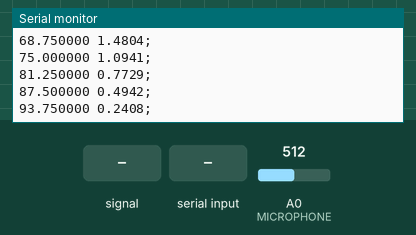
Recording of a sketch running on a simulated Arduino Uno, built with avr-gcc and run on an emulated ATmega328P. Shown: the last lines printed to the serial monitor. Inputs (shaded band) come from the test bench; at power-on: A0 (MICROPHONE) = 512.

Above: at 1.2 s.
1.3 s: A0 (MICROPHONE) fed a 200 Hz sine of ±81 counts around its level
At 1.95 s:
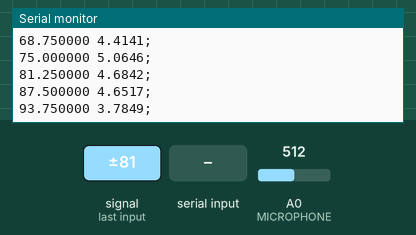
2.8 s: A0 (MICROPHONE) set to 504
At 3.29 s:
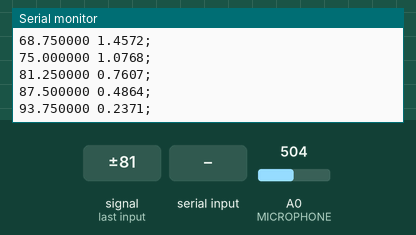
5.8 s: A0 (MICROPHONE) fed a 1000 Hz sine of ±255 counts around its level
At 6.65 s:
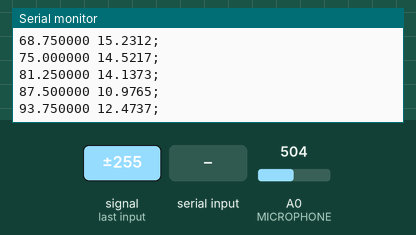
7.3 s: A0 (MICROPHONE) fed a 2 Hz sine of ±306 counts around its level
10.3 s: "1" received over Serial
11.8 s: "0" received over Serial
Timing chart, 0 to 14.3 s (numbered marks = the images above; inputs shaded):
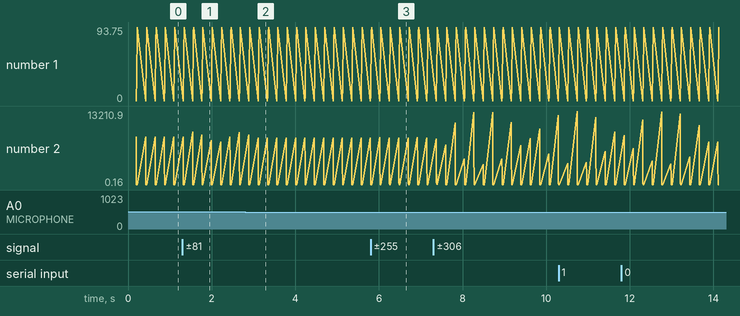

The sketch:

arduino.ino
```cpp
// https://github.com/kosme/arduinoFFT/blob/master/Examples/FFT_03/FFT_03.ino

#include <arduinoFFT.h>
arduinoFFT FFT = arduinoFFT(); // Create FFT object

const uint16_t num_samples = 32; // This value MUST ALWAYS be a power of 2
const double samplingFrequency = 200.0;  // samples per second.
const int delayTime = 1000000 / samplingFrequency;

// These are the input/output vectors
// Input vectors receive computed results from FFT
double vReal[num_samples];
double vImag[num_samples];

#define MICROPHONE A0

void setup()
{
    Serial.begin(115200);
    Serial.println("Ready!");
}

void loop()
{
    Serial.read();

    for (uint16_t i = 0; i < num_samples; i++)
    {
        vReal[i] = double(analogRead(MICROPHONE));
        delayMicroseconds(delayTime);
    }
    memset(vImag, 0, sizeof(vImag));

    FFT.Windowing(vReal, num_samples, FFT_WIN_TYP_HAMMING, FFT_FORWARD);	// Weigh data
    FFT.Compute(vReal, vImag, num_samples, FFT_FORWARD); // Compute FFT
    FFT.ComplexToMagnitude(vReal, vImag, num_samples); // Compute magnitudes

    for (uint16_t i = 0; i < (num_samples >> 1); i++)
    {
        Serial.print(i * samplingFrequency / num_samples, 6);
        Serial.print(" ");
        Serial.print(vReal[i], 4);
        Serial.println(";");
    }
    Serial.println();
}
```

Measured:
- after the input at 1.3 s, the serial monitor: prints a new line after 0.24 s (image 1)
- after the input at 5.8 s, the serial monitor: prints a new line after 0.22 s (image 3)
- plotted number 2: 0.24 → 1.57 after the input at 1.3 s, 8477.28 → 14.31 after the input at 5.8 s
